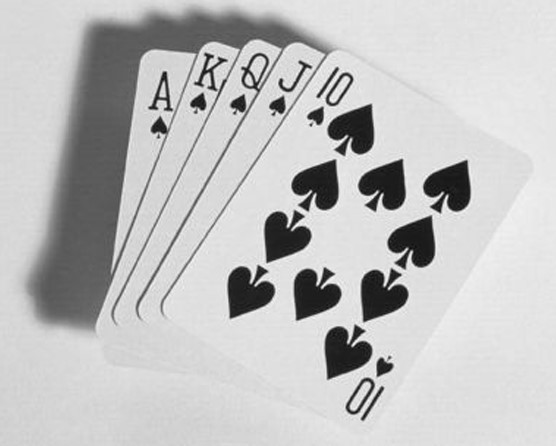
#> input picture Question-5/cards.tif, 556 x 446 px
$ jupyter execute '5(b).ipynb'
#> lines starting #> are read from the running program, lines starting #| are printed output that depends on the picture
## Illustrate the segmentation based on gray level.

[cell 1]
import cv2
import numpy as np
import matplotlib.pyplot as plt

## original image and histogram

[cell 2]
img = cv2.imread("cards.tif", cv2.IMREAD_GRAYSCALE)
#> img is the input picture: shape (446, 556); min 12, max 255, mean 192.1

hist = np.zeros(256)

for i in range(img.shape[0]):
    for j in range(img.shape[1]):
        hist[img[i, j]] += 1

plt.figure(figsize=(10, 5))
plt.subplot(1, 2, 1)
plt.imshow(img, cmap='gray')
plt.title("Original Image")

plt.subplot(1, 2, 2)
plt.bar(range(256), hist, width=1.0, color = 'gray')
plt.title("The Histogram of the image")

plt.show()
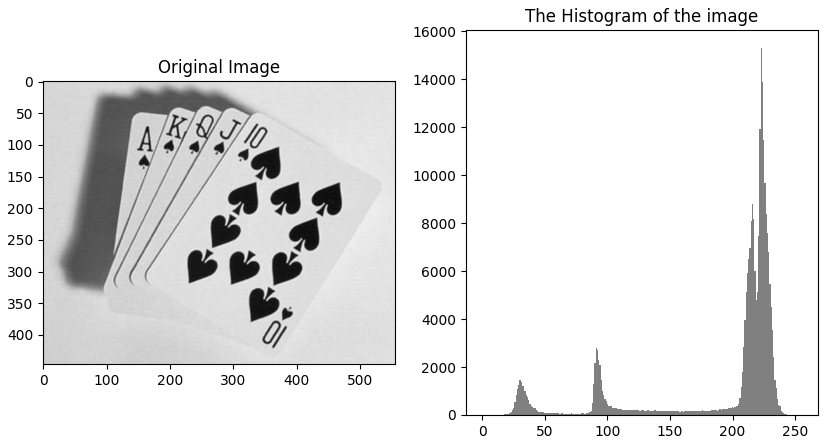
#> figure drawn by matplotlib, 2 panels; panel 2: tallest bar 15278 high, from x = 222.5 to 223.5

## segmentaion based on gray level

[cell 3]
segment_t150 = np.zeros_like(img, dtype=np.uint8)
segment_t150[img > 150] = 255

segment_t80 = np.zeros_like(img, dtype=np.uint8)
segment_t80[img > 80] = 255

plt.figure(figsize=(12, 6))
plt.subplot(1, 2, 1)
plt.imshow(segment_t150, cmap='gray')
plt.title("Segmented image (Threshold=150)")

plt.subplot(1, 2, 2)
plt.imshow(segment_t80, cmap='gray')
plt.title("Segmented image (Threshold=80)")

plt.show()
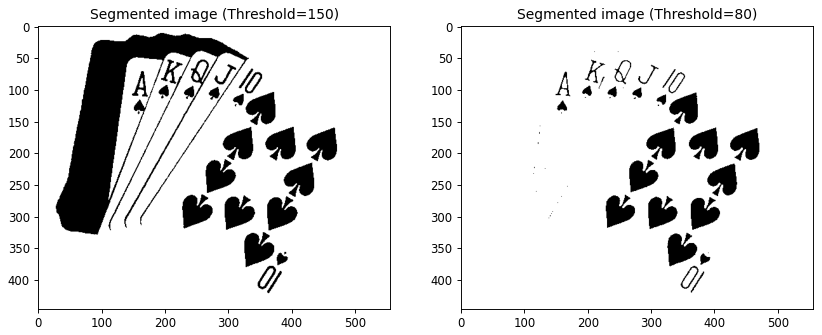
#> figure drawn by matplotlib, 2 panels

$ run again, with Question-5/building.tif copied over Question-5/cards.tif
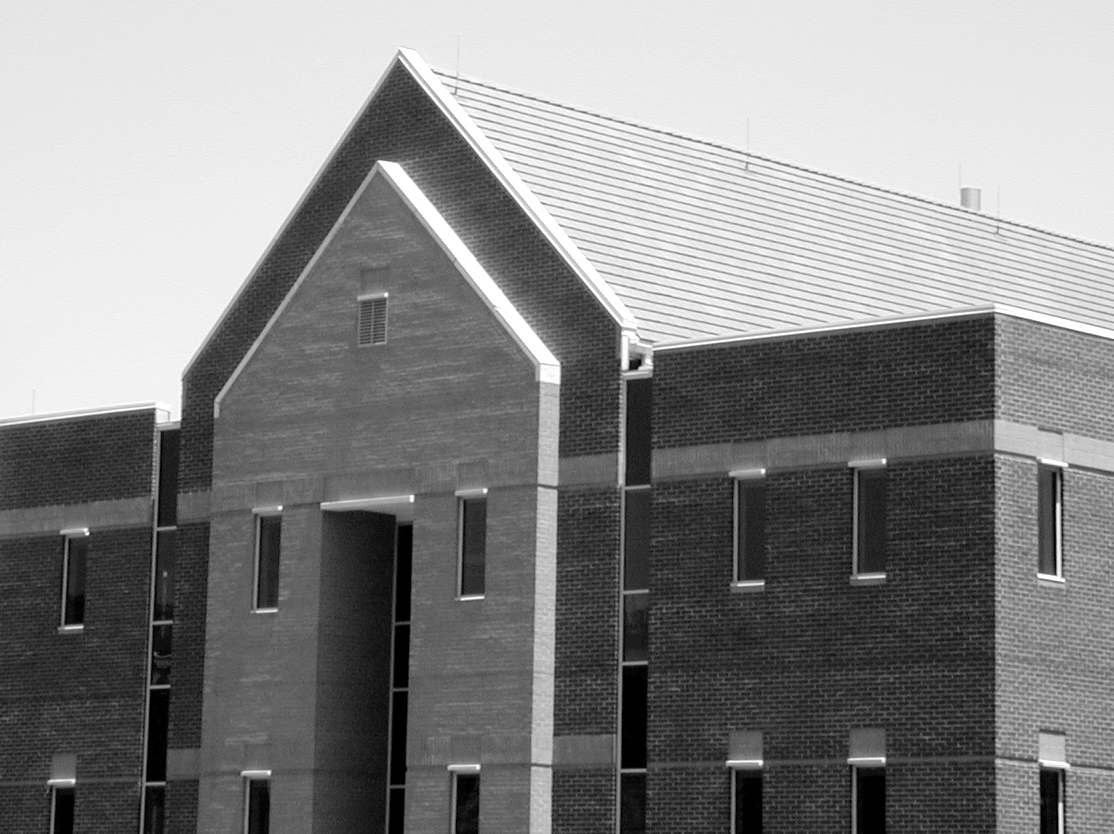
#> input picture Question-5/building.tif, 1114 x 834 px
#> img is the input picture: shape (834, 1114); min 0, max 255, mean 133.3
#> `plt.show()`:
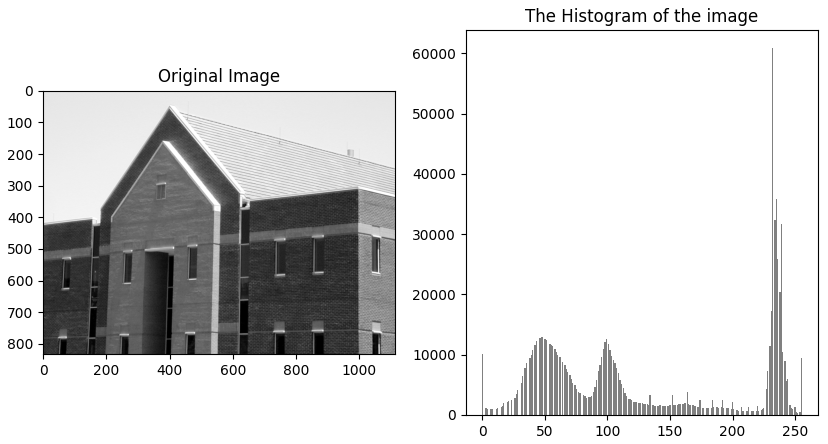
#> figure drawn by matplotlib, 2 panels; panel 2: tallest bar 60842 high, from x = 231.5 to 232.5
#> `plt.show()`:
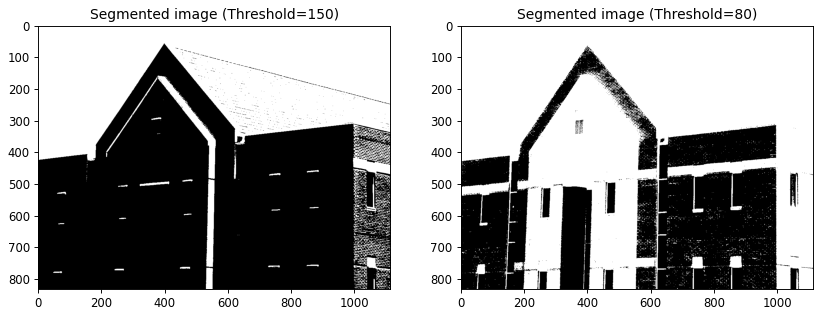
#> figure drawn by matplotlib, 2 panels
